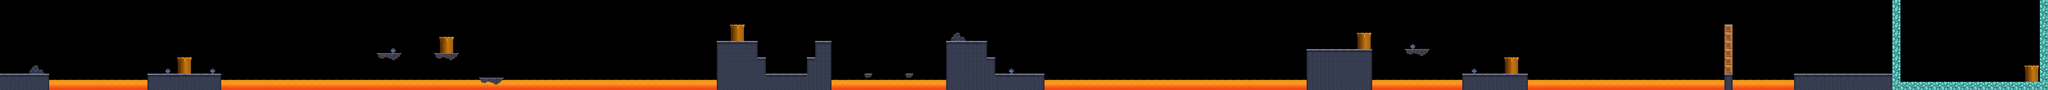

Below is a game level as drawn by its tile map, then a one-line description and the .tmx that defines it (tile-layer data replaced by summaries):
An orthogonal 500x22 tile map with 32x32 px tiles, 3 tile layers (layer3, layer2, layer1) and 255 objects.

<map version="1.0" orientation="orthogonal" width="500" height="22" tilewidth="32" tileheight="32">
 <tileset firstgid="1" name="Tileset_2" tilewidth="32" tileheight="32" spacing="2" margin="1">
  <image source="gfx/game/Tileset_4.png" width="884" height="476" />
 </tileset>
 <layer name="layer3" width="500" height="22">
  <data>[11000 cells, 1053 non-empty, 6 distinct tile ids]</data>
 </layer>
 <layer name="layer2" width="500" height="22">
  <data>[11000 cells, 40 non-empty, 16 distinct tile ids]</data>
 </layer>
 <layer name="layer1" width="500" height="22">
  <data>[11000 cells, 1204 non-empty, 68 distinct tile ids]</data>
 </layer>
 <objectgroup name="finish" width="500" height="22">
  <object x="14048" y="576" />
 </objectgroup>
 <objectgroup name="checkpoint" width="500" height="22">
  <object x="5760" y="96" />
 </objectgroup>
 <objectgroup name="player" width="500" height="22">
  <object x="96" y="480" />
 </objectgroup>
 <objectgroup name="coins" width="500" height="22">
  <object x="736" y="160" />
  <object x="800" y="160" />
  <object x="864" y="160" />
  <object x="3040" y="544" />
  <object x="3104" y="544" />
  <object x="3168" y="544" />
  <object x="3232" y="544" />
  <object x="3296" y="544" />
  <object x="3360" y="544" />
  <object x="3424" y="544" />
  <object x="3488" y="544" />
  <object x="4320" y="160" />
  <object x="4384" y="160" />
  <object x="4448" y="160" />
  <object x="5120" y="480" />
  <object x="5184" y="480" />
  <object x="5056" y="480" />
  <object x="6784" y="224" />
  <object x="6784" y="288" />
  <object x="6784" y="352" />
  <object x="7104" y="224" />
  <object x="7104" y="288" />
  <object x="7104" y="352" />
  <object x="7872" y="192" />
  <object x="7936" y="192" />
  <object x="7936" y="128" />
  <object x="7872" y="128" />
  <object x="10912" y="512" />
  <object x="10976" y="512" />
  <object x="11040" y="512" />
  <object x="11104" y="512" />
  <object x="11168" y="512" />
  <object x="11232" y="512" />
  <object x="12192" y="96" />
  <object x="12256" y="96" />
  <object x="12320" y="96" />
  <object x="12384" y="96" />
  <object x="9600" y="288" />
  <object x="9664" y="288" />
  <object x="9728" y="288" />
  <object x="9792" y="288" />
  <object x="9856" y="288" />
  <object x="9920" y="288" />
  <object x="9984" y="288" />
  <object x="9216" y="160" />
  <object x="9280" y="160" />
  <object x="9344" y="160" />
 </objectgroup>
 <objectgroup name="hidden_bonus_level" width="500" height="22">
  <object x="15872" y="512">
   <properties>
    <property name="1" value="exit" />
   </properties>
  </object>
  <object x="14912" y="32">
   <properties>
    <property name="1" value="fall" />
   </properties>
  </object>
  <object x="14752" y="672">
   <properties>
    <property name="1" value="isHiddenBonus" />
    <property name="2" value="under" />
   </properties>
  </object>
  <object x="3488" y="288">
   <properties>
    <property name="1" value="enter" />
   </properties>
  </object>
  <object x="5760" y="192">
   <properties>
    <property name="1" value="spawn" />
   </properties>
  </object>
 </objectgroup>
 <objectgroup name="bonus_blocks" width="500" height="22">
  <object x="15200" y="224">
   <properties>
    <property name="1" value="coin" />
   </properties>
  </object>
  <object x="15264" y="224">
   <properties>
    <property name="1" value="coin" />
   </properties>
  </object>
  <object x="15328" y="224">
   <properties>
    <property name="1" value="mush" />
   </properties>
  </object>
  <object x="15392" y="224">
   <properties>
    <property name="1" value="coin" />
   </properties>
  </object>
  <object x="15456" y="224">
   <properties>
    <property name="1" value="coin" />
   </properties>
  </object>
  <object x="15520" y="224">
   <properties>
    <property name="1" value="coin" />
   </properties>
  </object>
  <object x="15584" y="224">
   <properties>
    <property name="1" value="coin" />
   </properties>
  </object>
 </objectgroup>
 <objectgroup name="hidden_blocks" width="500" height="22">
  <object x="15200" y="448">
   <properties>
    <property name="1" value="coin" />
   </properties>
  </object>
  <object x="15264" y="448">
   <properties>
    <property name="1" value="coin" />
   </properties>
  </object>
  <object x="15328" y="448">
   <properties>
    <property name="1" value="coin" />
   </properties>
  </object>
  <object x="15392" y="448">
   <properties>
    <property name="1" value="coin" />
   </properties>
  </object>
  <object x="15456" y="448">
   <properties>
    <property name="1" value="coin" />
   </properties>
  </object>
  <object x="15520" y="448">
   <properties>
    <property name="1" value="coin" />
   </properties>
  </object>
  <object x="15584" y="448">
   <properties>
    <property name="1" value="coin" />
   </properties>
  </object>
  <object x="1408" y="224">
   <properties>
    <property name="1" value="coin" />
   </properties>
  </object>
  <object x="1472" y="224">
   <properties>
    <property name="1" value="coin" />
   </properties>
  </object>
  <object x="10240" y="192">
   <properties>
    <property name="1" value="coin" />
   </properties>
  </object>
  <object x="10304" y="192">
   <properties>
    <property name="1" value="diamond" />
   </properties>
  </object>
  <object x="10368" y="192">
   <properties>
    <property name="1" value="coin" />
   </properties>
  </object>
  <object x="11584" y="160">
   <properties>
    <property name="1" value="coin" />
   </properties>
  </object>
  <object x="11648" y="160">
   <properties>
    <property name="1" value="coin" />
   </properties>
  </object>
  <object x="11520" y="160">
   <properties>
    <property name="1" value="coin" />
   </properties>
  </object>
 </objectgroup>
 <objectgroup name="destroyable_blocks" width="500" height="22">
  <object x="12160" y="448">
   <properties>
    <property name="1" value="1" />
   </properties>
  </object>
  <object x="12224" y="448">
   <properties>
    <property name="1" value="1" />
   </properties>
  </object>
  <object x="12288" y="448">
   <properties>
    <property name="1" value="1" />
   </properties>
  </object>
  <object x="12352" y="448">
   <properties>
    <property name="1" value="1" />
   </properties>
  </object>
  <object x="12416" y="448">
   <properties>
    <property name="1" value="1" />
   </properties>
  </object>
  <object x="12160" y="224">
   <properties>
    <property name="1" value="1" />
   </properties>
  </object>
  </objectgroup>
 <objectgroup name="stand_destroy_blocks" width="500" height="22">
  <!-- 8 objects omitted --></objectgroup>
 <objectgroup name="enemies" width="500" height="22">
  <!-- 42 objects omitted --></objectgroup>
 <objectgroup name="enemies_obstacles" width="500" height="22" />
 <objectgroup name="trampoline" width="500" height="22">
  <!-- 2 objects omitted --></objectgroup>
 <objectgroup name="platform_horizontal" width="500" height="22">
  <!-- 2 objects omitted --></objectgroup>
 <objectgroup name="platform_vertical" width="500" height="22">
  <!-- 5 objects omitted --></objectgroup>
 <objectgroup name="platform_vertical_multiple" width="500" height="22" />
 <objectgroup name="platform_gravity" width="500" height="22">
  <!-- 3 objects omitted --></objectgroup>
 <objectgroup name="platform_zigzag" width="500" height="22">
  <!-- 2 objects omitted --></objectgroup>
 <objectgroup name="platform_motor" width="500" height="22">
  <!-- 2 objects omitted --></objectgroup>
 <objectgroup name="platform_motor_big" width="500" height="22">
  <!-- 1 objects omitted --></objectgroup>
 <objectgroup name="trap" width="500" height="22" />
 <objectgroup name="physics" width="500" height="22">
  <!-- 30 objects omitted --></objectgroup>
</map>
<!-- 172 of 255 objects omitted -->
